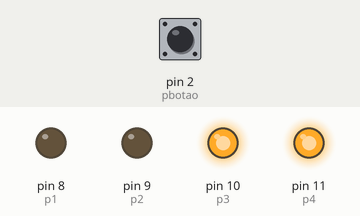
The sketch below on a simulated Arduino Uno, built with avr-gcc and run on an emulated ATmega328P. Parts: output pins drawn as LEDs (lit = HIGH). Inputs (shaded band) come from the test bench; at power-on: pin 2 (pbotao) LOW.

Above: at 1.2 s.
1.3 s: pin 2 (pbotao) pulled HIGH for 0.15 s
At 1.37 s:
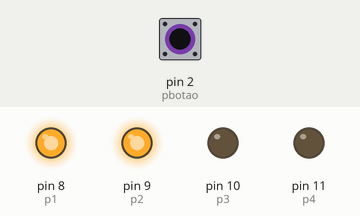
2.9 s: pin 2 (pbotao) pulled HIGH for 3.2 s
At 6.5 s:
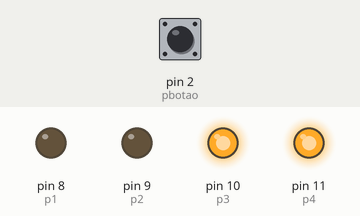
Timing chart, 0 to 8.0 s (numbered marks = the images above; inputs shaded):
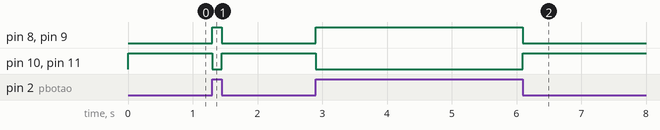

The sketch:

Exercicio2.ino
```cpp
#define p1 8      //definindo que o pino 8 se chama p1
#define p2 9      //definindo que o pino 9 se chama p2
#define p3 10     //definindo que o oino 10 se chama p3
#define p4 11     //definindo que o pino 11 se chama p4
#define pbotao 2  //definindo que o pino 2 se chama pbotao

void setup() {
  pinMode(p1, OUTPUT);     //definindo p1 como OUTPUT
  pinMode(p2, OUTPUT);     //definindo p2 como OUTPUT
  pinMode(p3, OUTPUT);     //definindo p3 como OUTPUT
  pinMode(p4, OUTPUT);     //definindo p4 como OUTPUT
  pinMode(pbotao, INPUT);  //define pbotao como INPUT
}

void loop() {
  bool i = digitalRead(pbotao);  //le o pino pbotao
  if (i == 1) {                  //se pino botao é 1 entao
    digitalWrite(p1, 1);         //torna p1 como AUTO
    digitalWrite(p2, 1);         //torna p2 como AUTO
    digitalWrite(p3, 0);         //torna p3 como BAIXO
    digitalWrite(p4, 0);         //torna p4 como BAIXO
  } else {                       //se nao
    digitalWrite(p1, 0);         //torna p1 como BAIXO
    digitalWrite(p2, 0);         //torna p2 como BAIXO
    digitalWrite(p3, 1);         //torna p3 como AUTO
    digitalWrite(p4, 1);         //torna p4 como AUTO
  }
}
```

Measured:
- after the input at 1.3 s, pin 8 (p1), pin 9 (p2): LOW → HIGH at once, → LOW 0.15 s later; pin 10 (p3), pin 11 (p4): HIGH → LOW at once, → HIGH 0.15 s later
- after the input at 2.9 s, pin 8 (p1), pin 9 (p2): LOW → HIGH at once, → LOW 3.2 s later; pin 10 (p3), pin 11 (p4): HIGH → LOW at once, → HIGH 3.2 s later
